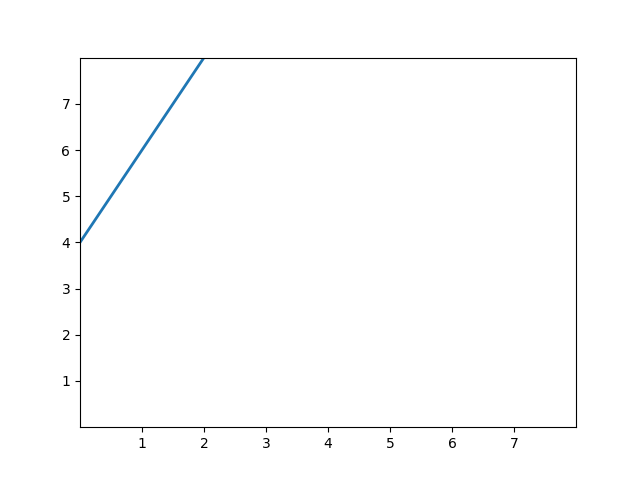

The Python source for this figure:
import matplotlib
matplotlib.use('TkAgg')
import matplotlib.pyplot as plt
import numpy as np

# make data
x = np.linspace(0, 10, 100)
y = 4 + 2 * x
# plot
fig, ax = plt.subplots()

ax.plot(x, y, linewidth=2.0)

ax.set(xlim=(0, 8), xticks=np.arange(1, 8),
       ylim=(0, 8), yticks=np.arange(1, 8))

file_name = str(__file__)
aux = file_name.split('/')
file_name = aux[len(aux)-1]
file_name = file_name.replace('.py', '')

fig.savefig(f'{file_name}.png')
plt.show()
